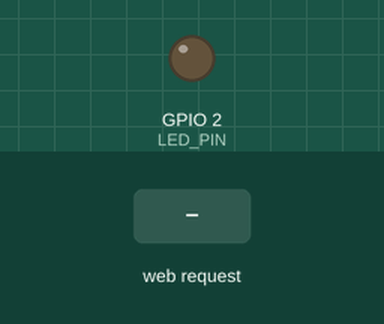
A program run on a simulated ESP32. Shown: output pins drawn as LEDs (lit = HIGH). The test bench sets the inputs (shaded band). WiFi joins after 1.5 s; servers stay silent unless stated; what the program prints to the serial monitor is not drawn.

Above: at 2.7 s.
2.8 s: HTTP request GET /LED=ON received
At 3.2 s:
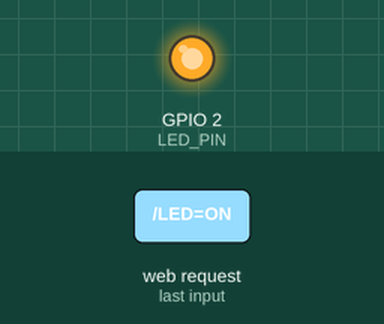
4.3 s: HTTP request GET /LED=OFF received
At 5.6 s:
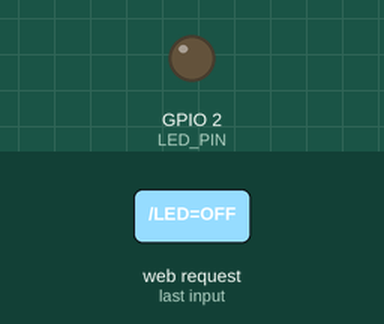
Timing chart, 0 to 7.3 s (numbered marks = the images above; inputs shaded):
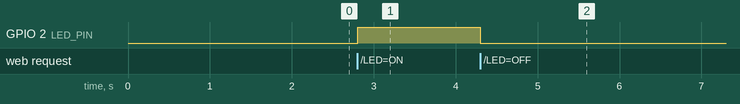

Measured:
- after the input at 2.8 s, GPIO 2 (LED_PIN): LOW → HIGH at once
- after the input at 4.3 s, GPIO 2 (LED_PIN): HIGH → LOW at once

The program:

main.cpp
```cpp
#include <WiFi.h>

const char* ssid = "1255";
const char* password = "12345678";

WiFiServer server(80);
const int LED_PIN = 2; // Built-in LED

void setup() {
  Serial.begin(115200);
  pinMode(LED_PIN, OUTPUT);
  digitalWrite(LED_PIN, LOW); // LED off at start

  // Connect to WiFi
  Serial.print("Connecting to ");
  Serial.println(ssid);
  WiFi.begin(ssid, password);

  while (WiFi.status() != WL_CONNECTED) {
    delay(500);
    Serial.print(".");
  }

  Serial.println("\nWiFi connected!");
  Serial.print("ESP32 IP Address: ");
  Serial.println(WiFi.localIP());

  server.begin();
}

void loop() {
  WiFiClient client = server.available();
  if (!client) return;

  Serial.println("New Client connected");
  String request = client.readStringUntil('\r');
  Serial.println(request);

  // LED control
  if (request.indexOf("/LED=ON") != -1) {
    digitalWrite(LED_PIN, HIGH);
  } else if (request.indexOf("/LED=OFF") != -1) {
    digitalWrite(LED_PIN, LOW);
  }

  // HTML response
  String htmlPage = R"rawliteral(
<!DOCTYPE html>
<html>
  <head>
    <title>ESP32 LED Control</title>
  </head>
  <body>
    <h1>ESP32 LED Control</h1>
    <p><a href="/LED=ON"><button>LED ON</button></a></p>
    <p><a href="/LED=OFF"><button>LED OFF</button></a></p>
  </body>
</html>
)rawliteral";

  client.println("HTTP/1.1 200 OK");
  client.println("Content-Type: text/html");
  client.println("Connection: close");
  client.println();
  client.println(htmlPage);

  client.stop();
  Serial.println("Client disconnected");
}
```
